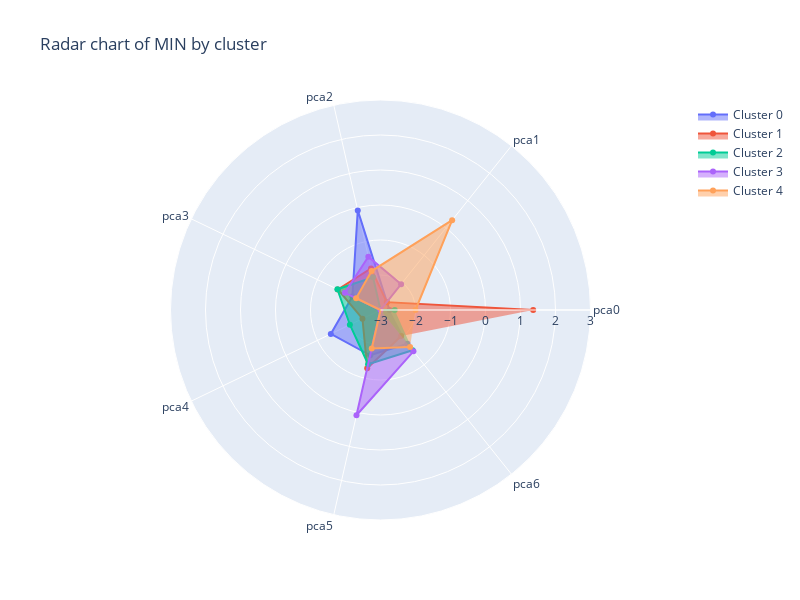

Notebook code for this chart:
### Code cell
scatter_objects = []
categories = songs5000_processed1_df.drop(columns=['cluster']).columns

# Iterate over the unique clusters and add an object for each cluster to the list
for cluster in sorted(songs5000_processed1_df['cluster'].unique()):

  # Find the mean value for each column of the cluster
  cluster_min = [songs5000_processed1_df.loc[songs5000_processed1_df["cluster"] == cluster, category].min() for category in categories]
  cluster_scatter = go.Scatterpolar(r = cluster_min, theta = categories, fill = 'toself', name = f'Cluster {cluster}')
  scatter_objects.append(cluster_scatter)

# Create the figure (the white area)
fig = go.Figure()
fig.add_traces(scatter_objects)

# Add extras to the plot, such as title
fig.update_layout(
  title_text = 'Radar chart of MIN by cluster',
  height = 600,
  width = 800,
  polar = dict(radialaxis = dict(visible = True, range = [-3, 3])),
  showlegend = True
)

fig.show()

### Figure 1 — Plotly figure (JSON) as saved in the notebook; plotly's stock layout.template omitted (floating-point values rounded to 4 significant figures)
{"data": [{"fill": "toself", "name": "Cluster 0", "r": [-2.742, -2.706, -0.08151, -2.108, -1.425, -1.673, -1.765], "theta": ["pca0", "pca1", "pca2", "pca3", "pca4", "pca5", "pca6"], "type": "scatterpolar"}, {"fill": "toself", "name": "Cluster 1", "r": [1.363, -2.713, -1.783, -1.648, -2.427, -1.294, -2.051], "theta": ["pca0", "pca1", "pca2", "pca3", "pca4", "pca5", "pca6"], "type": "scatterpolar"}, {"fill": "toself", "name": "Cluster 2", "r": [-2.594, -3.149, -2.042, -1.632, -2.029, -1.411, -1.529], "theta": ["pca0", "pca1", "pca2", "pca3", "pca4", "pca5", "pca6"], "type": "scatterpolar"}, {"fill": "toself", "name": "Cluster 3", "r": [-3.434, -2.055, -1.438, -1.872, -3.0, 0.08524, -1.49], "theta": ["pca0", "pca1", "pca2", "pca3", "pca4", "pca5", "pca6"], "type": "scatterpolar"}, {"fill": "toself", "name": "Cluster 4", "r": [-2.0, 0.2827, -1.858, -2.227, -3.287, -1.873, -1.646], "theta": ["pca0", "pca1", "pca2", "pca3", "pca4", "pca5", "pca6"], "type": "scatterpolar"}], "layout": {"height": 600, "polar": {"radialaxis": {"range": [-3, 3], "visible": true}}, "showlegend": true, "title": {"text": "Radar chart of MIN by cluster"}, "width": 800}}
